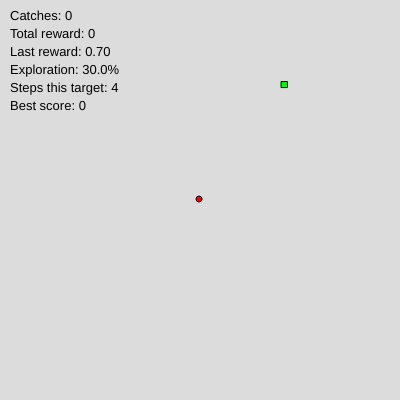
Frame 1 (no input)
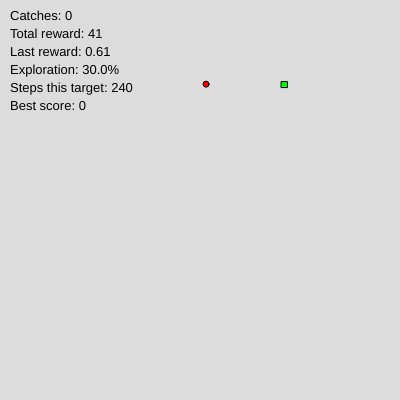
Frame 60 (no input)
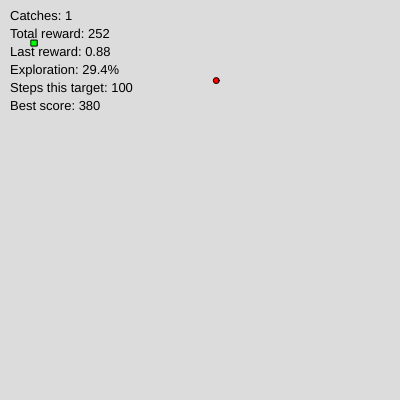
Frame 120 (the mouse pressed at the canvas centre since frame 60)

The p5.js sketch that drew these frames (run headless with seeded random() and noise() and a simulated clock; from frame 60 on, the mouse is pressed at the canvas centre):

// p5.js sketch
// ── sketch.js

let score = 0;
let catches = 0;
let steps = 0;

let targetX = 0;
let targetY = 0;
let aiX = 0;
let aiY = 0;

const AI_SIZE = 6;
const TARGET_SIZE = 6;
const SPEED = 1;

const ACTIONS = [
  [1, 0],    // Right
  [-1, 0],   // Left
  [0, 1],    // Down
  [0, -1],   // Up
  [1, 1],    // Down-right
  [1, -1],   // Up-right
  [-1, 1],   // Down-left
  [-1, -1]   // Up-left
];

const LEARNING_RATE = 0.15;
const DISCOUNT = 0.95;
const START_EPSILON = 0.30;
const MIN_EPSILON = 0.005;
const EPSILON_DECAY = 0.995;

let epsilon = START_EPSILON;

// Q-table: 11 x 11 relative-position states,
// each with 8 possible actions.
let qTable = [];

let lastReward = 0;
let totalReward = 0;
let bestScore = 0;
let episodeSteps = 0;

function setup() {
  createCanvas(400, 400);

  for (let x = 0; x < 11; x++) {
    qTable[x] = [];
    for (let y = 0; y < 11; y++) {
      qTable[x][y] = Array(8).fill(0);
    }
  }

  aiX = 0;
  aiY = 0;
  spawnTarget();
}

function draw() {
  background(220);

  // Learn several transitions each frame for faster training.
  // Rendering still happens normally.
  for (let i = 0; i < 4; i++) {
    trainStep();
  }

  push();
  translate(width / 2, height / 2);

  // Green target
  fill(0, 255, 0);
  rect(targetX, targetY, TARGET_SIZE, TARGET_SIZE);

  // Red AI circle
  fill(255, 0, 0);
  circle(aiX, aiY, AI_SIZE);

  pop();

  // Training statistics
  fill(0);
  textAlign(LEFT, TOP);
  textSize(13);

  text("Catches: " + catches, 10, 10);
  text("Total reward: " + Math.round(totalReward), 10, 28);
  text("Last reward: " + lastReward.toFixed(2), 10, 46);
  text("Exploration: " + (epsilon * 100).toFixed(1) + "%", 10, 64);
  text("Steps this target: " + episodeSteps, 10, 82);
  text("Best score: " + bestScore, 10, 100);
}

// Convert the target's relative position into a discrete state.
// Each axis has 11 bins, from -5 to +5.
function getState() {
  let centerX = targetX + TARGET_SIZE / 2;
  let centerY = targetY + TARGET_SIZE / 2;

  let dx = centerX - aiX;
  let dy = centerY - aiY;

  let sx = constrain(Math.floor(dx / 40) + 5, 0, 10);
  let sy = constrain(Math.floor(dy / 40) + 5, 0, 10);

  return [sx, sy];
}

function chooseAction(state) {
  // Exploration: occasionally try a random action.
  if (random() < epsilon) {
    return floor(random(ACTIONS.length));
  }

  // Exploitation: choose the best known action.
  let values = qTable[state[0]][state[1]];
  let bestValue = Math.max(...values);

  // Randomly break ties to avoid a directional bias.
  let bestActions = [];
  for (let a = 0; a < values.length; a++) {
    if (Math.abs(values[a] - bestValue) < 0.000001) {
      bestActions.push(a);
    }
  }

  return random(bestActions);
}

function trainStep() {
  let state = getState();
  let action = chooseAction(state);

  let oldDistance = distanceToTarget();

  let oldX = aiX;
  let oldY = aiY;

  // Execute the chosen action.
  let move = ACTIONS[action];
  let magnitude = Math.hypot(move[0], move[1]);

  aiX += (move[0] / magnitude) * SPEED;
  aiY += (move[1] / magnitude) * SPEED;

  // Keep the circle inside the canvas.
  let hitWall = false;

  let newX = constrain(
    aiX,
    -width / 2 + AI_SIZE / 2,
    width / 2 - AI_SIZE / 2
  );

  let newY = constrain(
    aiY,
    -height / 2 + AI_SIZE / 2,
    height / 2 - AI_SIZE / 2
  );

  if (newX !== aiX || newY !== aiY) {
    hitWall = true;
  }

  aiX = newX;
  aiY = newY;

  steps++;
  episodeSteps++;

  let newDistance = distanceToTarget();
  let caught = isColliding();

  // -------------------------------
  // REWARD / PUNISHMENT SYSTEM
  // -------------------------------
  
  let reward = 0;

  // Encourage progress toward the target.
  // Normalize so reward magnitudes remain manageable.
  let progress = oldDistance - newDistance;
  reward += constrain(progress / SPEED, -1, 1);

  // Small cost for every action encourages efficiency.
  reward -= 0.1;

  // Penalize bumping into canvas boundaries.
  if (hitWall) {
    reward -= 5;
  }

  // Catching the target is the main objective.
  if (caught) {
    let speedBonus = Math.max(0, 20 - episodeSteps * 0.05);
    reward += 100 + speedBonus;

    catches++;
    bestScore = Math.max(bestScore, episodeSteps);
  }
  // -------------------------------
  // Q-LEARNING UPDATE
  // -------------------------------

  let nextState = getState();

  let currentQ = qTable[state[0]][state[1]][action];

  let maxNextQ = Math.max(
    ...qTable[nextState[0]][nextState[1]]
  );

  // A successful catch completes this learning episode.
  // The agent and its Q-table are retained for the next target.
  let futureValue = caught ? 0 : maxNextQ;

  let updatedQ =
    currentQ +
    LEARNING_RATE *
      (reward + DISCOUNT * futureValue - currentQ);

  qTable[state[0]][state[1]][action] = updatedQ;

  lastReward = reward;
  totalReward += reward;

  // A catch starts a new episode, not a stopped program.
  if (caught) {
    spawnTarget();
    episodeSteps = 0;

    // Gradually reduce random exploration as it learns.
    epsilon = Math.max(
      MIN_EPSILON,
      START_EPSILON * Math.pow(0.98, catches)
    );
  }
}

function distanceToTarget() {
  let centerX = targetX + TARGET_SIZE / 2;
  let centerY = targetY + TARGET_SIZE / 2;

  return dist(aiX, aiY, centerX, centerY);
}

function isColliding() {
  // Closest point on the square to the circle's center.
  let closestX = constrain(
    aiX,
    targetX,
    targetX + TARGET_SIZE
  );

  let closestY = constrain(
    aiY,
    targetY,
    targetY + TARGET_SIZE
  );

  return dist(aiX, aiY, closestX, closestY) <= AI_SIZE / 2;
}

function spawnTarget() {
  // Keep the entire square inside the canvas.
  targetX = random(
    -width / 2,
    width / 2 - TARGET_SIZE
  );

  targetY = random(
    -height / 2,
    height / 2 - TARGET_SIZE
  );
}

// Press R to reset learning and start over.
function keyPressed() {
  if (key === "r" || key === "R") {
    score = 0;
    catches = 0;
    steps = 0;
    totalReward = 0;
    lastReward = 0;
    bestScore = 0;
    episodeSteps = 0;
    epsilon = START_EPSILON;

    for (let x = 0; x < 11; x++) {
      for (let y = 0; y < 11; y++) {
        qTable[x][y].fill(0);
      }
    }

    aiX = 0;
    aiY = 0;
    spawnTarget();
  }
}
